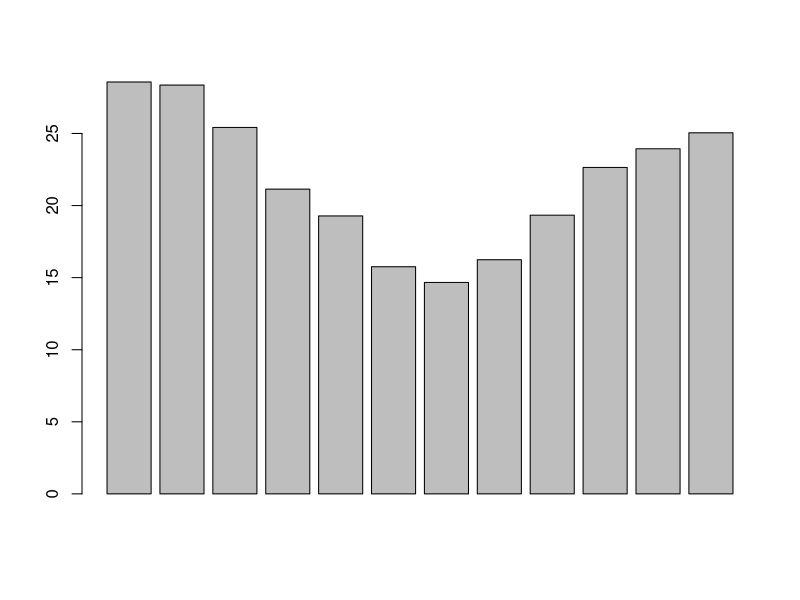
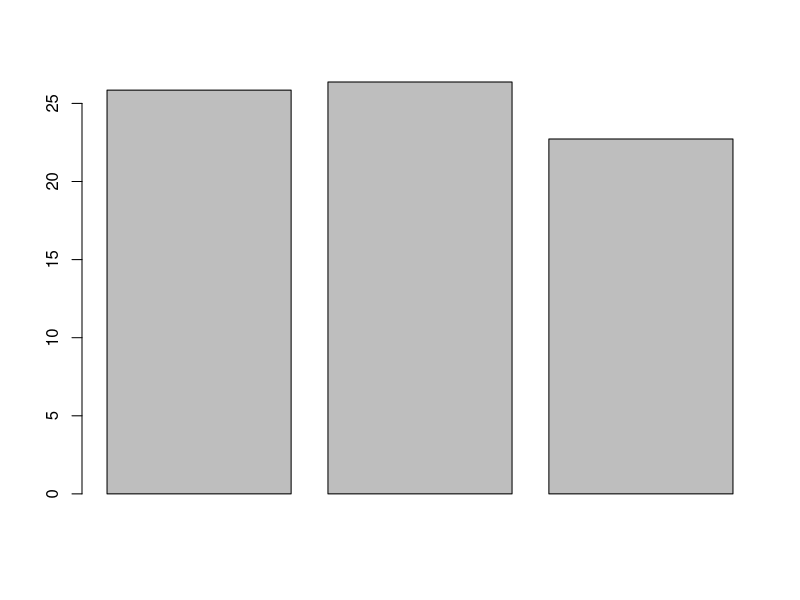
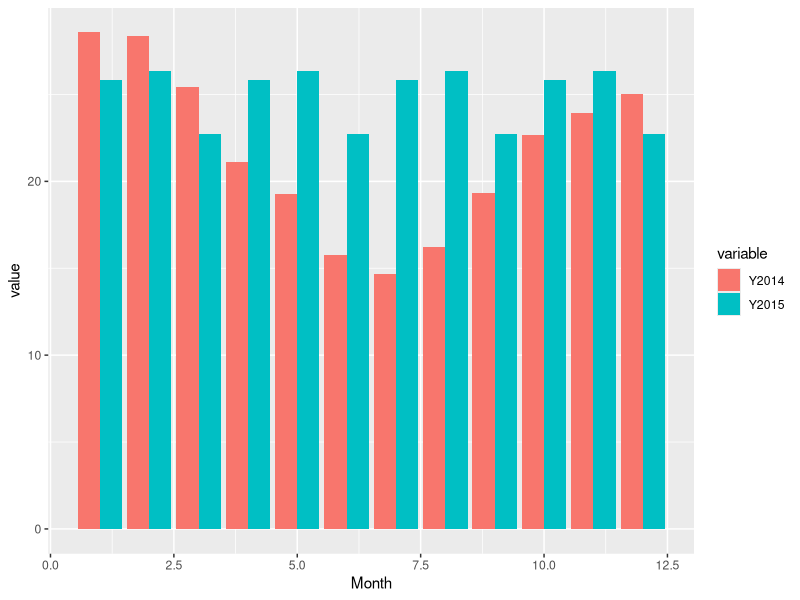

The R script that drew these images, in order:
melb <- read.csv("data/melbourne.csv", as.is=TRUE, header=TRUE)
library(dplyr)
library(ggplot2)
library(reshape2)

melb <- na.omit(melb)

max.temp1 <- select(melb, Year:Min)%>%
  filter(Year == 2014 )%>%
  group_by(Month)%>%
  summarize(Ave = mean(Max))

barplot(max.temp1$Ave)

max.temp2 <- select(melb, Year:Min)%>%
  filter(Year == 2015 )%>%
  group_by(Month)%>%
  summarize(Ave = mean(Max))

barplot(max.temp2$Ave)

CompYear <- cbind(max.temp1, max.temp2)
colnames(CompYear)[2] <- c("Y2014")
colnames(CompYear)[4] <- c("Y2015")
CompYear <- CompYear[,c(1,2,4)]

CY <- melt(CompYear, id=c("Month"))

ggplot(CY, aes(x = Month, y = value, fill= variable)) + 
  geom_bar(stat = "identity",
           position = "dodge") 
              
